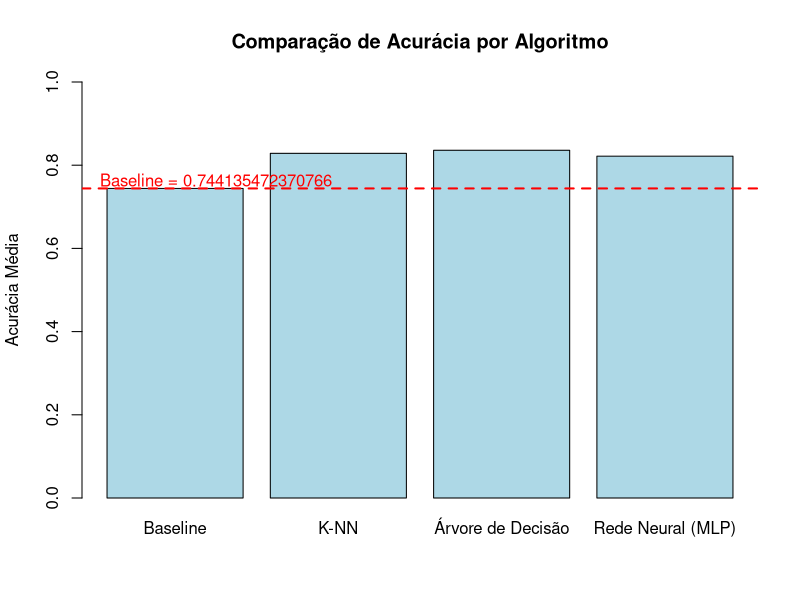
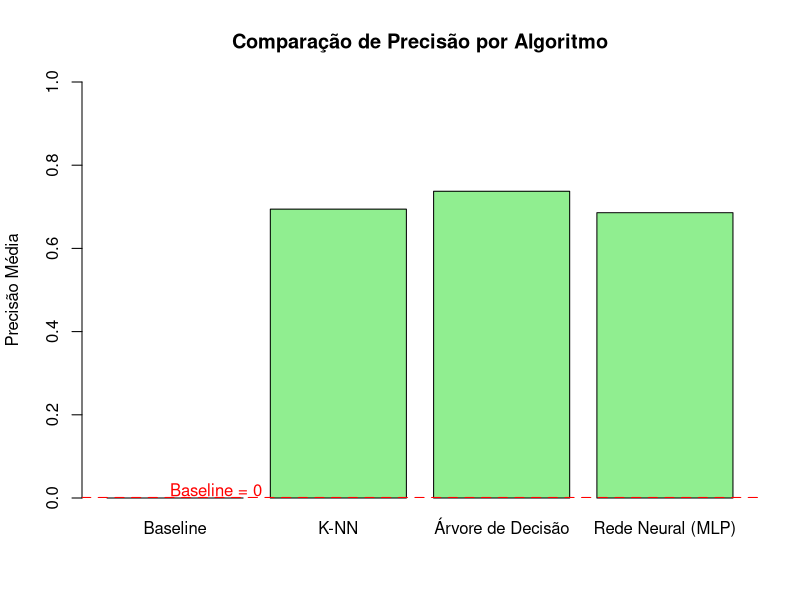

Write R code to recreate these figures, in order.
train_data <- read.csv(file = "train_data.csv")
test_data <- read.csv(file = "test_data.csv")

# ============================================================================== #

#Algoritmo Baseline (Classe Majoritária)
train_data$income_Baseline <- 0

true_negatives <- sum(train_data$income_Baseline == 0 & train_data$income == 0)
false_positives <- sum(train_data$income_Baseline == 0 & train_data$income == 1)
false_negatives <- 0
true_positives <- 0


cat("Matriz de Confusão:\n")
cat("           Previsto 0   Previsto 1\n")
cat("Real 0:    ", true_negatives, "        ", false_positives, "\n")
cat("Real 1:    ", false_negatives, "        ", true_positives, "\n\n")

accuracy_baseline <- (true_negatives + true_positives) / length(train_data$income)
cat("Acurácia:", accuracy_baseline, "\n")

if (true_positives + false_positives == 0) {
  cat("Precisão: Não definida (nenhuma previsão positiva)\n")
} else {
  precision_baseline <- true_positives / (true_positives + false_positives)
  cat("Precisão:", precision_baseline, "\n")
}

train_data$income_Baseline <- remove()

# ============================================================================== #

# Algoritmo K-NN
if (!require(class)) install.packages("class")
library(class)

target <- train_data$income
K <- 5
folds <- cut(seq(1, nrow(train_data)), breaks=K, labels=FALSE)

accuracy_list <- c()
precision_list <- c()

# K-Fold Cross-Validation manual
for (i in 1:K) {
  test_indexes <- which(folds == i, arr.ind = TRUE)
  teste <- train_data[test_indexes, ]
  treino <- train_data[-test_indexes, ]
  
  # Definir os atributos preditores e a variável target
  train_features <- treino[, -ncol(treino)]
  train_labels <- treino$income
  test_features <- teste[, -ncol(teste)]
  test_labels <- teste$income
  
  # Aplicar o algoritmo K-NN (usando K = 5 como exemplo)
  knn_pred <- knn(train = train_features, test = test_features, cl = train_labels, k = 5)  
  
  
  accuracy <- sum(knn_pred == test_labels) / length(test_labels)
  accuracy_list <- c(accuracy_list, accuracy)
  
  true_positives <- sum(knn_pred == 1 & test_labels == 1)
  false_positives <- sum(knn_pred == 1 & test_labels == 0)
  if (true_positives + false_positives == 0) {
    precision <- 0
  } else {
    precision <- true_positives / (true_positives + false_positives)
    precision_list <- c(precision_list, precision)
  }
  
  
  cat("Matriz de Confusão para o fold", i, ":\n")
  cat("           Previsto 0   Previsto 1\n")
  cat("Real 0:    ", sum(knn_pred == 0 & test_labels == 0), "        ", sum(knn_pred == 1 & test_labels == 0), "\n")
  cat("Real 1:    ", sum(knn_pred == 0 & test_labels == 1), "        ", sum(knn_pred == 1 & test_labels == 1), "\n\n")
}

# Média das acurácias dos K folds
mean_accuracy_knn <- mean(accuracy_list)
print(paste("Acurácia média da validação cruzada:", mean_accuracy_knn))

# Média das precisões dos K folds
mean_precision_knn <- mean(precision_list)
print(paste("Precisão média da validação cruzada:", mean_precision_knn))

# ============================================================================== #

# Algoritmo arvore de decisão

if (!require(rpart)) install.packages("rpart")
library(rpart)

# Inicializar variáveis para guardar resultados
accuracy_list <- c()
precision_list <- c()

for (i in 1:K) {
  # Separar os dados em treinamento e teste
  test_indexes <- which(folds == i, arr.ind = TRUE)
  teste <- train_data[test_indexes, ]
  treino <- train_data[-test_indexes, ]
  
  # Definir os atributos preditores e a variável target
  train_features <- treino[, -ncol(treino)]
  train_labels <- treino$income
  test_features <- teste[, -ncol(teste)]
  test_labels <- teste$income
  
  # Aplicar o algoritmo Árvore de Decisão
  decision_tree <- rpart(income ~ ., data = treino, method = "class")
  rpart_pred <- predict(decision_tree, test_features, type = "class")
  
  accuracy <- sum(rpart_pred == test_labels) / length(test_labels)
  accuracy_list <- c(accuracy_list, accuracy)
  
  true_positives <- sum(rpart_pred == 1 & test_labels == 1)
  false_positives <- sum(rpart_pred == 1 & test_labels == 0)
  if (true_positives + false_positives == 0) {
    precision <- 0
  } else {
    precision <- true_positives / (true_positives + false_positives)
    precision_list <- c(precision_list, precision)
  }
  
  cat("Matriz de Confusão para o fold", i, ":\n")
  cat("           Previsto 0   Previsto 1\n")
  cat("Real 0:    ", sum(rpart_pred == 0 & test_labels == 0), "        ", sum(rpart_pred == 1 & test_labels == 0), "\n")
  cat("Real 1:    ", sum(rpart_pred == 0 & test_labels == 1), "        ", sum(rpart_pred == 1 & test_labels == 1), "\n\n")
}

# Média das acurácias dos K folds
mean_accuracy_DecTree <- mean(accuracy_list)
print(paste("Acurácia média da validação cruzada:", mean_accuracy_DecTree))

# Média das precisões dos K folds
mean_precision_DecTree <- mean(precision_list)
print(paste("Precisão média da validação cruzada:", mean_precision_DecTree))

# ============================================================================== #

#Algoritmo de Rede Neural (MLP)
if (!require(nnet)) install.packages("nnet")
library(nnet)
train_data$income <- as.factor(train_data$income)

accuracy_list <- c()
precision_list <- c()

for (i in 1:K) {
  # Separar os dados em treinamento e teste
  test_indexes <- which(folds == i, arr.ind = TRUE)
  teste <- train_data[test_indexes, ]
  treino <- train_data[-test_indexes, ]
  
  # Definir os atributos preditores e a variável target
  train_features <- treino[, -ncol(treino)]
  train_labels <- treino$income
  test_features <- teste[, -ncol(teste)]
  test_labels <- teste$income
  
  # Aplicar o algoritmo Rede Neural
  mlp_model <- nnet(income ~ ., data = treino, size = 5, maxit = 1000)
  mlp_pred <- predict(mlp_model, test_features, type = "class")
  
  
  accuracy <- sum(mlp_pred == test_labels) / length(test_labels)
  accuracy_list <- c(accuracy_list, accuracy)
  true_positives <- sum(mlp_pred == 1 & test_labels == 1)
  false_positives <- sum(mlp_pred == 1 & test_labels == 0)
  if (true_positives + false_positives == 0) {
    precision <- 0
  } else {
    precision <- true_positives / (true_positives + false_positives)
    precision_list <- c(precision_list, precision)
  }
  
  cat("Matriz de Confusão para o fold", i, ":\n")
  cat("           Previsto 0   Previsto 1\n")
  cat("Real 0:    ", sum(mlp_pred == 0 & test_labels == 0), "        ", sum(mlp_pred == 1 & test_labels == 0), "\n")
  cat("Real 1:    ", sum(mlp_pred == 0 & test_labels == 1), "        ", sum(mlp_pred == 1 & test_labels == 1), "\n\n")
}


mean_accuracy_mlp <- mean(accuracy_list)
print(paste("Acurácia média da validação cruzada:", mean_accuracy_mlp))


mean_precision_mlp <- mean(precision_list)
print(paste("Precisão média da validação cruzada:", mean_precision_mlp))

# ============================================================================== #


# Comparação dos resultados
cat("Acurácia média da validação cruzada para o algoritmo Baseline:", accuracy_baseline, "\n")
cat("Precisão média da validação cruzada para o algoritmo Baseline: Não definida (nenhuma previsão positiva)\n\n")

cat("Acurácia média da validação cruzada para o algoritmo K-NN:", mean_accuracy_knn, "\n")
cat("Precisão média da validação cruzada para o algoritmo K-NN:", mean_precision_knn, "\n\n")

cat("Acurácia média da validação cruzada para o algoritmo Árvore de Decisão:", mean_accuracy_DecTree, "\n")
cat("Precisão média da validação cruzada para o algoritmo Árvore de Decisão:", mean_precision_DecTree, "\n\n")

cat("Acurácia média da validação cruzada para o algoritmo Rede Neural:", mean_accuracy_mlp, "\n")
cat("Precisão média da validação cruzada para o algoritmo Rede Neural:", mean_precision_mlp, "\n\n")

# ============================================================================== #

# Gráfico barplot (Precisão e Acurácia) e traçar a linha do baseline em um barplot
# Definir os valores de acurácia média para cada algoritmo
algoritmos <- c("Baseline", "K-NN", "Árvore de Decisão", "Rede Neural (MLP)")
acuracias <- c(accuracy_baseline, mean_accuracy_knn, mean_accuracy_DecTree, mean_accuracy_mlp )
baseline_acuracia <- accuracy_baseline

barplot(acuracias, names.arg = algoritmos, col = "lightblue", ylim = c(0, 1),
        main = "Comparação de Acurácia por Algoritmo", ylab = "Acurácia Média")

abline(h = baseline_acuracia, col = "red", lty = 2, lwd = 2)

text(x = 1, y = baseline_acuracia + 0.02, labels = paste("Baseline =", baseline_acuracia), col = "red")

algoritmos <- c("Baseline", "K-NN", "Árvore de Decisão", "Rede Neural (MLP)")
precisoes <- c(0, mean_precision_knn, mean_precision_DecTree, mean_precision_mlp)
baseline_precisao <- 0

barplot(precisoes, names.arg = algoritmos, col = "lightgreen", ylim = c(0, 1),
        main = "Comparação de Precisão por Algoritmo", ylab = "Precisão Média")

abline(h = baseline_precisao, col = "red", lty = 2, lwd = 2)

text(x = 1, y = baseline_precisao + 0.02, labels = paste("Baseline =", baseline_precisao), col = "red")

# ============================================================================== #

# Aplicar o algoritmo Árvore de Decisão na base de teste  
decision_tree <- rpart(income ~ ., data = train_data, method = "class")
rpart_pred <- predict(decision_tree, test_features, type = "class")

true_negatives <- sum(rpart_pred == 0 & test_labels == 0)
false_positives <- sum(rpart_pred == 1 & test_labels == 0)
false_negatives <- sum(rpart_pred == 0 & test_labels == 1)
true_positives <- sum(rpart_pred == 1 & test_labels == 1)

cat("Matriz de Confusão para a base de teste:\n")
cat("           Previsto 0   Previsto 1\n")
cat("Real 0:    ", true_negatives, "        ", false_positives, "\n")
cat("Real 1:    ", false_negatives, "        ", true_positives, "\n\n")


accuracy_rpart_test <- (true_negatives + true_positives) / length(test_labels)
cat("Acurácia na base de teste:", accuracy_rpart_test, "\n")

if (true_positives + false_positives == 0) {
  cat("Precisão na base de teste: Não definida (nenhuma previsão positiva)\n")
} else {
  precision_rpart_test <- true_positives / (true_positives + false_positives)
  cat("Precisão na base de teste:", precision_rpart_test, "\n")
}

#calular recall
recall <- true_positives / (true_positives + false_negatives)
cat("Recall na base de teste:", recall, "\n")


# ============================================================================== #